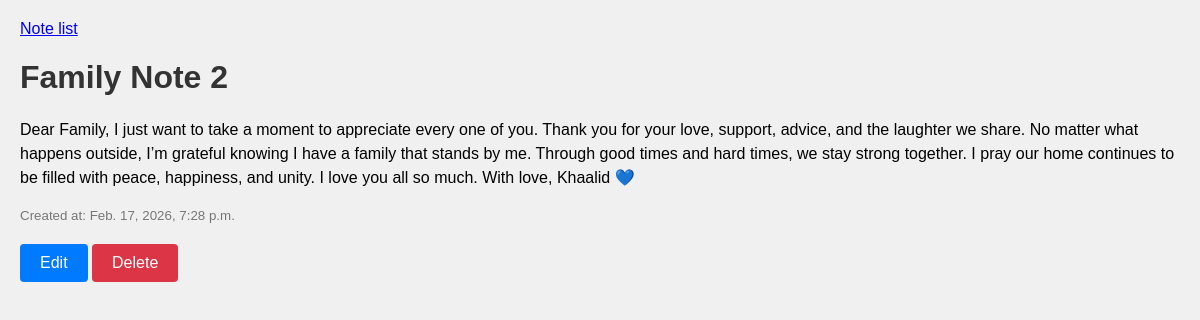
Page /note/10/ on the committed database.
### note_app/models.py (models this page shows, shortened)
class Note(models.Model):
    title = models.CharField(max_length=200, null=False, blank=False)
    content = models.TextField()
    created_at = models.DateTimeField(auto_now_add=True)
    updated_at = models.DateTimeField(auto_now=True)

### note_app/views.py (the view)
# urls.py: path('<int:pk>/', note_detail, name='note_detail'),
def note_detail(request, pk):
    try:
        note = Note.objects.get(pk=pk)
    except Note.DoesNotExist:
        return render(request, 'note_app/note_not_found.html')
    return render(request, 'note_app/note_detail.html', {'note': note})

### note_app/Templates/note_app/note_detail.html (shortened to what this page needs)
<!DOCTYPE html>
<html lang="en">
<head>
</head>
<body>
    <a href="{% url 'note_list' %}">Note list</a>
    <h1>{{ note.title }}</h1>
    <p>{{ note.content }}</p>
    <small>Created at: {{ note.created_at }}</small>
    <br>
    <a class="edit-button" href="{% url 'edit_note' note.id %}">Edit</a>
    <a class="delete-button" href="{% url 'delete_note' note.id %}">Delete</a>
</body>
</html>

### note_app/Templates/note_app/note_detail.html (style rules this page uses)
body { font-family: Arial, sans-serif; margin: 20px; background-color: #f0f0f0; }
h1 { color: #333; }
p { font-size: 16px; line-height: 1.5; }
small { color: #777; }
.edit-button { display: inline-block; margin-top: 20px; padding: 10px 20px; background-color: #007bff; color: white; text-decoration: none; border-radius: 4px; }
.delete-button { display: inline-block; margin-top: 20px; padding: 10px 20px; background-color: #dc3545; color: white; text-decoration: none; border-radius: 4px; }

### rows in the picture
Note: title "Family Note 2", content "Dear Family, I just want to take a moment to appreciate every one of you. Thank you for your love, support, advice, and the laughter we share. No matter what happens outside, I’m grateful knowing I have a family that stands by me. Through good times and hard times, we stay strong together. I pray our home continues to be filled with peace, happiness, and unity. I love you all so much. With love, Khaalid 💙", created_at "Feb. 17, 2026, 7:28 p.m."
